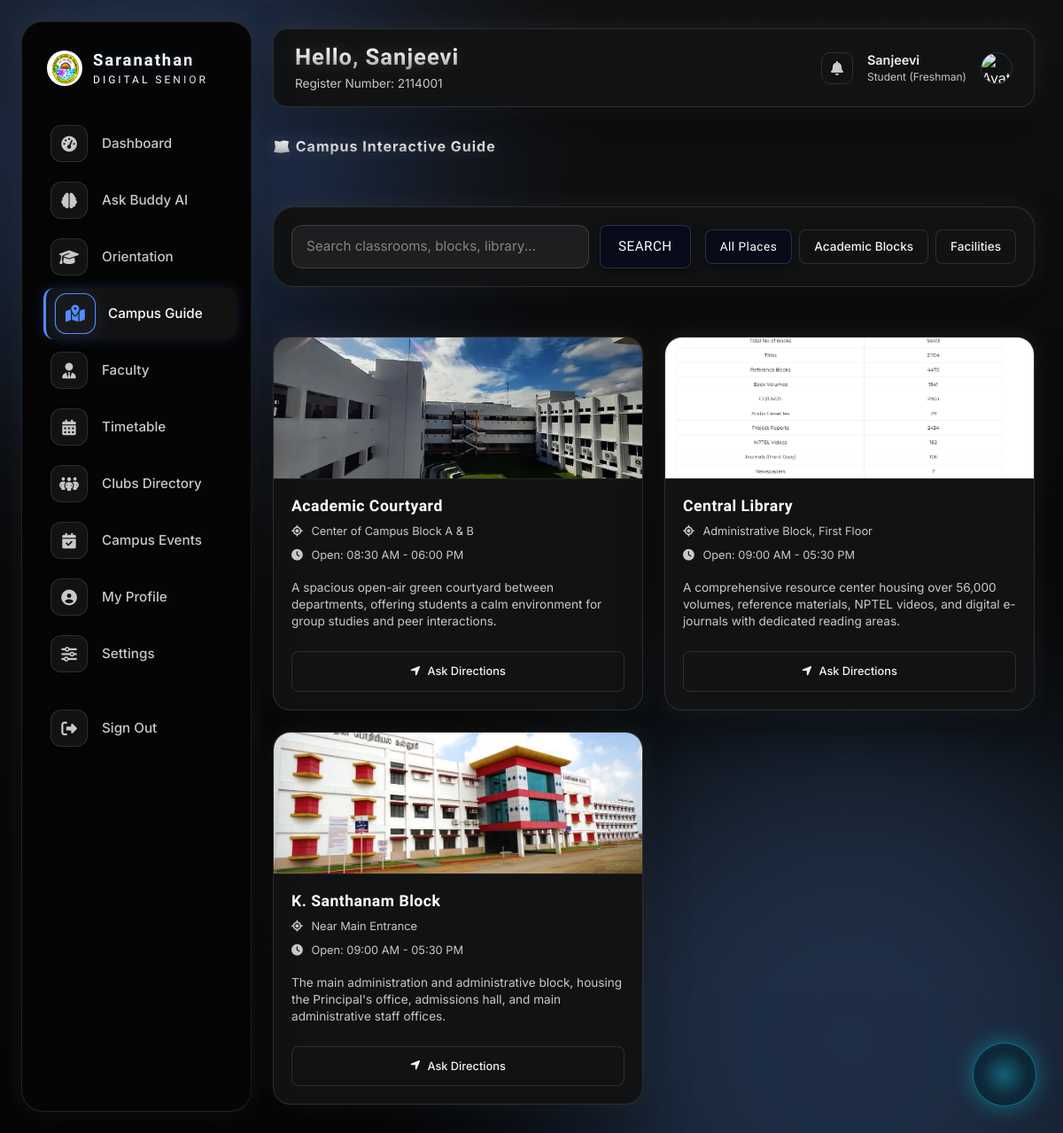
Page /frontend/campus.php (signed in) on the committed database.
### tables this page shows
CREATE TABLE IF NOT EXISTS college_settings (
    id INT PRIMARY KEY DEFAULT 1,
    college_name VARCHAR(150) NOT NULL DEFAULT 'Saranathan College of Engineering',
    college_logo VARCHAR(255) DEFAULT 'assets/images/logo.png',
    college_email VARCHAR(100) NOT NULL DEFAULT 'info@saranathan.ac.in',
    college_phone VARCHAR(50) NOT NULL DEFAULT '0431-2908446',
    address TEXT NOT NULL,
    footer_text VARCHAR(255) NOT NULL DEFAULT '© 2026 Saranathan College of Engineering. All rights reserved.',
    default_theme ENUM('Light', 'Dark', 'Aurora', 'Liquid Glass', 'Spatial', 'System') DEFAULT 'Spatial',
    maintenance_mode TINYINT(1) NOT NULL DEFAULT 0,
    CHECK (id = 1)
);

CREATE TABLE IF NOT EXISTS campus_locations (
    id INT AUTO_INCREMENT PRIMARY KEY,
    name VARCHAR(100) NOT NULL UNIQUE,
    description TEXT NOT NULL,
    photo_url VARCHAR(255) DEFAULT 'assets/images/default-campus.jpg',
    opening_hours VARCHAR(50) DEFAULT 'Always Open',
    closing_hours VARCHAR(50) DEFAULT 'Always Open',
    location_details VARCHAR(255) NOT NULL
);

### backend/db.php (called while the page is built, shortened)
<?php
function sanitize_input($data) {
    return htmlspecialchars(trim($data), ENT_QUOTES, 'UTF-8');
}
?>

### frontend/campus.php (the view, shortened to what this page needs)
<?php
require_once __DIR__ . '/includes/header.php';
$search_query = sanitize_input($_GET['search'] ?? '');
$category_filter = sanitize_input($_GET['category'] ?? 'all');
$sql = "SELECT * FROM campus_locations WHERE 1=1";
$params = [];
$sql .= " ORDER BY name ASC";
$stmt = $db->prepare($sql);
$stmt->execute($params);
$locations = $stmt->fetchAll();
?>
<div class="page-header">
    <div class="page-title">🗺️ Campus Interactive Guide</div>
</div>
<div class="glass-panel" style="padding: 20px; margin-top: 16px; display: flex; gap: 16px; align-items: center; justify-content: space-between; flex-wrap: wrap;">
    <form method="GET" action="campus.php" style="display: flex; gap: 12px; flex: 1; min-width: 280px;">
        <input type="text" name="search" value="<?php echo $search_query; ?>" class="form-control" placeholder="Search classrooms, blocks, library...">
        <button type="submit" class="btn-glass btn-primary" style="padding: 10px 20px; border-radius: 8px;">SEARCH</button>
    </form>
    <div style="display: flex; gap: 8px;">
        <a href="campus.php?category=all&search=<?php echo $search_query; ?>" class="btn-glass <?php echo $category_filter === 'all' ? 'btn-primary' : ''; ?>" style="padding: 8px 16px; border-radius: 8px; font-size: 0.85rem; text-decoration: none;">All Places</a>
        <a href="campus.php?category=academic&search=<?php echo $search_query; ?>" class="btn-glass <?php echo $category_filter === 'academic' ? 'btn-primary' : ''; ?>" style="padding: 8px 16px; border-radius: 8px; font-size: 0.85rem; text-decoration: none;">Academic Blocks</a>
        <a href="campus.php?category=facilities&search=<?php echo $search_query; ?>" class="btn-glass <?php echo $category_filter === 'facilities' ? 'btn-primary' : ''; ?>" style="padding: 8px 16px; border-radius: 8px; font-size: 0.85rem; text-decoration: none;">Facilities</a>
    </div>
</div>
<div style="margin-top: 24px;">
    <div>
        <?php if (empty($locations)): ?>
            <div class="glass-panel" style="padding: 40px; text-align: center; color: var(--text-tertiary);">
                No locations match your search query. Try asking Buddy instead!
            </div>
        <?php else: ?>
            <div style="display: grid; grid-template-columns: repeat(auto-fit, minmax(280px, 1fr)); gap: 24px;">
                <?php foreach ($locations as $loc): ?>
                    <div class="glass-card" style="padding: 0; overflow: hidden; display: flex; flex-direction: column;">
                        <img src="../<?php echo sanitize_input($loc['photo_url']); ?>" alt="<?php echo sanitize_input($loc['name']); ?>" style="width: 100%; height: 160px; object-fit: cover; border-bottom: 1px solid var(--border-light);">
                        <div style="padding: 20px; display: flex; flex-direction: column; gap: 8px; flex: 1;">
                            <h4 style="font-size: 1.1rem; color: var(--glow-primary); font-weight: 700;"><?php echo sanitize_input($loc['name']); ?></h4>
                            <p style="font-size: 0.8rem; color: var(--text-secondary);"><i class="fa-solid fa-location-crosshairs" style="margin-right: 6px;"></i> <?php echo sanitize_input($loc['location_details']); ?></p>
                            <p style="font-size: 0.8rem; color: var(--text-secondary);"><i class="fa-solid fa-clock" style="margin-right: 6px;"></i> Open: <?php echo sanitize_input($loc['opening_hours']) . " - " . sanitize_input($loc['closing_hours']); ?></p>
                            <p style="font-size: 0.85rem; color: var(--text-secondary); line-height: 1.4; margin-top: 10px; flex-grow: 1;">
                                <?php echo sanitize_input($loc['description']); ?>
                            </p>
                            <button onclick="openBuddyChat(); document.getElementById('chat-user-input').value='Where is <?php echo addslashes($loc['name']); ?>?'; sendChatMessage();" class="btn-glass" style="margin-top: 16px; font-size: 0.8rem; border-radius: 8px;"><i class="fa-solid fa-location-arrow"></i> Ask Directions</button>
                        </div>
                    </div>
                <?php endforeach; ?>
            </div>
        <?php endif; ?>
    </div>
</div>
<?php require_once __DIR__ . '/includes/footer.php'; ?>

### frontend/includes/header.php (shortened to what this page needs)
<?php
require_once __DIR__ . '/../../backend/db.php';
$student_id = (int)$_SESSION['student_id'];
$student_name = sanitize_input($_SESSION['student_name']);
$active_page = basename($_SERVER['PHP_SELF']);
$settings = $db->prepare("SELECT * FROM settings WHERE student_id = ? LIMIT 1");
$settings->execute([$student_id]);
$student_settings = $settings->fetch();
$current_theme = $student_settings['theme'] ?? 'Spatial';
$animations_enabled = $student_settings['animation_speed'] ?? 'high';
$college_stmt = $db->query("SELECT * FROM college_settings WHERE id = 1 LIMIT 1");
$college = $college_stmt->fetch();
$college_logo = $college['college_logo'] ?? 'assets/images/logo.png';
?>
<!DOCTYPE html>
<html lang="en" data-theme="<?php echo sanitize_input($current_theme); ?>" data-animations="<?php echo $animations_enabled; ?>">
<head>
    <link rel="stylesheet" href="../assets/css/style.css?v=<?php echo time(); ?>">
    <link rel="stylesheet" href="../assets/themes/themes.css?v=<?php echo time(); ?>">
    <link rel="stylesheet" href="https://cdnjs.cloudflare.com/ajax/libs/font-awesome/6.4.0/css/all.min.css">
    <script src="https://cdn.tailwindcss.com"></script>
</head>
<body>
    <div class="aurora-bg-container">
        <div class="aurora-blob aurora-blob-2"></div>
    </div>
    <div class="app-layout">
        <aside class="glass-panel sidebar" id="student-sidebar">
        <div class="sidebar-brand">
            <img src="../<?php echo sanitize_input($college_logo); ?>" alt="College Logo" class="brand-logo">
            <div class="brand-name">
                Saranathan
                <span>Digital Senior</span>
            </div>
        </div>
        <nav class="menu-list">
            <li>
                <a href="dashboard.php" class="menu-item-link <?php echo $active_page === 'dashboard.php' ? 'active' : ''; ?>">
                    <i class="fa-solid fa-gauge-high"></i> Dashboard
                </a>
            </li>
            <li>
                <a href="buddy.php" class="menu-item-link <?php echo $active_page === 'buddy.php' ? 'active' : ''; ?>">
                    <i class="fa-solid fa-brain"></i> Ask Buddy AI
                </a>
            </li>
            <li>
                <a href="orientation.php" class="menu-item-link <?php echo $active_page === 'orientation.php' ? 'active' : ''; ?>">
                    <i class="fa-solid fa-graduation-cap"></i> Orientation
                </a>
            </li>
            <li>
                <a href="campus.php" class="menu-item-link <?php echo $active_page === 'campus.php' ? 'active' : ''; ?>">
                    <i class="fa-solid fa-map-location-dot"></i> Campus Guide
                </a>
            </li>
            <li>
                <a href="faculty.php" class="menu-item-link <?php echo $active_page === 'faculty.php' ? 'active' : ''; ?>">
                    <i class="fa-solid fa-user-tie"></i> Faculty
                </a>
            </li>
            <li>
                <a href="timetable.php" class="menu-item-link <?php echo $active_page === 'timetable.php' ? 'active' : ''; ?>">
                    <i class="fa-solid fa-calendar-days"></i> Timetable
                </a>
            </li>
            <li>
                <a href="clubs.php" class="menu-item-link <?php echo $active_page === 'clubs.php' ? 'active' : ''; ?>">
                    <i class="fa-solid fa-people-group"></i> Clubs Directory
                </a>
            </li>
            <li>
                <a href="events.php" class="menu-item-link <?php echo $active_page === 'events.php' ? 'active' : ''; ?>">
                    <i class="fa-solid fa-calendar-check"></i> Campus Events
                </a>
            </li>
            <li>
                <a href="profile.php" class="menu-item-link <?php echo $active_page === 'profile.php' ? 'active' : ''; ?>">
                    <i class="fa-solid fa-circle-user"></i> My Profile
                </a>
            </li>
            <li>
                <a href="settings.php" class="menu-item-link <?php echo $active_page === 'settings.php' ? 'active' : ''; ?>">
                    <i class="fa-solid fa-sliders"></i> Settings
                </a>
            </li>
            <li style="margin-top: auto; padding-top: 20px;">
                <a href="logout.php" class="menu-item-link" style="color: #ef4444;">
                    <i class="fa-solid fa-right-from-bracket"></i> Sign Out
                </a>
            </li>
        </nav>
    </aside>
    <main class="main-content">
        <header class="glass-panel top-navbar">
            <div class="nav-title">
                <h1>Hello, <?php echo $student_name; ?></h1>
                <p>Register Number: <?php echo sanitize_input($_SESSION['student_reg']); ?></p>
            </div>
            <div class="user-badge">
                <a href="profile.php#notifications" class="notif-bell">
                    <i class="fa-solid fa-bell"></i>
                </a>
                <div class="badge-info">
                    <div class="badge-name"><?php echo $student_name; ?></div>
                    <div class="badge-role">Student (Freshman)</div>
                </div>
                <img src="../<?php echo !empty($student_settings['avatar_url']) ? sanitize_input($student_settings['avatar_url']) : 'assets/images/default-avatar.png'; ?>" alt="Avatar" class="badge-avatar">
            </div>
        </header>

### frontend/includes/footer.php (shortened to what this page needs)
    </main>
    <?php if ($active_page !== 'login.php' && $active_page !== 'welcome.php' && $active_page !== 'buddy.php'): ?>
    <div class="buddy-ambient-container" id="buddy-ambient-widget">
        <div class="buddy-ambient-orb-wrapper" onclick="window.location.href='buddy.php'" title="Click to Chat with Buddy">
            <canvas id="buddy-ambient-canvas" class="buddy-ambient-canvas"></canvas>
        </div>
    </div>
    <?php endif; ?>
</body>
</html>

### assets/themes/themes.css (style rules this page uses)
html[data-theme="Spatial"], :root { --bg-primary: linear-gradient(180deg, #111111 0%, #0A0A0A 40%, #050505 100%); --body-bg-image: none; --bg-secondary: #0A0A0A; --bg-glass: #111214; --bg-glass-hover: #18191C; --bg-glass-btn: #111214; --bg-glass-btn-hover: #18191C; --border-glass: rgba(210, 210, 210, 0.15); --border-glass-hover: rgba(255, 255, 255, 0.25); --border-light: rgba(255, 255, 255, 0.08); --border-medium: rgba(210, 210, 210, 0.12); --glow-primary: #4F8DFF; --glow-secondary: #66A5FF; --glow-tertiary: #C0C0C0; --glow-primary-alpha: rgba(79, 141, 255, 0.15); --glow-hover-color: rgba(79, 141, 255, 0.15); --text-primary: #F2F2F2; --text-secondary: #C8C8C8; --text-tertiary: #8E8E8E; --box-shadow: 0 20px 50px rgba(0, 0, 0, 0.4), 0 0 30px rgba(255, 255, 255, 0.08); --shadow-spatial: 0 20px 50px rgba(0, 0, 0, 0.4), 0 0 30px rgba(255, 255, 255, 0.08); --shadow-spatial-hover: 0 35px 80px rgba(0, 0, 0, 0.6), 0 0 45px rgba(255, 255, 255, 0.15); --glass-blur: none; }

### frontend/includes/header.php (style rules this page uses)
:root { --sidebar-width: 260px; }
body { min-height: 100vh; background: var(--bg-primary); margin: 0; padding: 0; }
.app-layout { display: flex; min-height: 100vh; width: 100%; }
.sidebar { position: fixed; top: 24px; left: 24px; bottom: 24px; width: var(--sidebar-width); z-index: 100; padding: 32px 20px; display: flex; flex-direction: column; overflow-y: auto; }
.sidebar-brand { display: flex; align-items: center; gap: 12px; margin-bottom: 36px; padding-left: 8px; }
.brand-logo { width: 40px; height: 40px; border-radius: 50%; }
.brand-name { font-family: var(--font-heading); font-size: 1.15rem; font-weight: 700; color: var(--text-primary); line-height: 1.2; }
.brand-name span { display: block; font-size: 0.75rem; font-weight: 500; color: var(--text-secondary); text-transform: uppercase; }
.menu-list { list-style: none; display: flex; flex-direction: column; gap: 6px; }
.menu-item-link { display: flex; align-items: center; gap: 12px; padding: 12px 16px; border-radius: 12px; color: var(--text-secondary); text-decoration: none; font-size: 0.95rem; font-weight: 500; transition: all var(--transition-fast); }
.menu-item-link i { width: 20px; font-size: 1.05rem; text-align: center; transition: color var(--transition-fast); }
.menu-item-link:hover, .menu-item-link.active { color: var(--text-primary); background: rgba(255, 255, 255, 0.06); transform: translateX(4px); }
.menu-item-link.active { background: var(--glow-primary-alpha); border-left: 3px solid var(--glow-primary); }
.menu-item-link.active i { color: var(--glow-primary); }
.main-content { margin-left: calc(var(--sidebar-width) + 48px); flex: 1; padding: 32px 32px 32px 0; display: flex; flex-direction: column; gap: 32px; min-height: 100vh; }
.top-navbar { display: flex; justify-content: space-between; align-items: center; padding: 16px 24px; border-radius: 16px; }
.nav-title h1 { font-size: 1.6rem; color: var(--text-primary); }
.nav-title p { font-size: 0.85rem; color: var(--text-secondary); margin-top: 4px; }
.user-badge { display: flex; align-items: center; gap: 16px; }
.notif-bell { position: relative; cursor: pointer; width: 36px; height: 36px; display: flex; align-items: center; justify-content: center; border-radius: 10px; border: 1px solid var(--border-glass); color: var(--text-secondary); text-decoration: none; transition: all var(--transition-fast); }
.badge-avatar { width: 36px; height: 36px; border-radius: 50%; border: 1px solid var(--border-glass); object-fit: cover; }
.badge-info { text-align: left; }
.badge-name { font-size: 0.9rem; font-weight: 600; color: var(--text-primary); }
.badge-role { font-size: 0.75rem; color: var(--text-secondary); }
.page-header { display: flex; justify-content: space-between; align-items: center; margin-bottom: 8px; }
.aurora-bg-container { transition: opacity 0.8s ease; }

### rows in the picture
college_settings: college_logo (picture)
campus_locations: photo_url (picture), name "Academic Courtyard", location_details "Center of Campus Block A & B", opening_hours "08:30 AM", closing_hours "06:00 PM", description "A spacious open-air green courtyard between departments, offering students a calm environment for group studies and peer interactions."
campus_locations: photo_url (picture), name "Central Library", location_details "Administrative Block, First Floor", opening_hours "09:00 AM", closing_hours "05:30 PM", description "A comprehensive resource center housing over 56,000 volumes, reference materials, NPTEL videos, and digital e-journals with dedicated reading areas."
campus_locations: photo_url (picture), name "K. Santhanam Block", location_details "Near Main Entrance", opening_hours "09:00 AM", closing_hours "05:30 PM", description "The main administration and administrative block, housing the Principal's office, admissions hall, and main administrative staff offices."

### other values in the picture
$student_name "Sanjeevi"
sanitize_input($_SESSION['student_reg']) "2114001"
